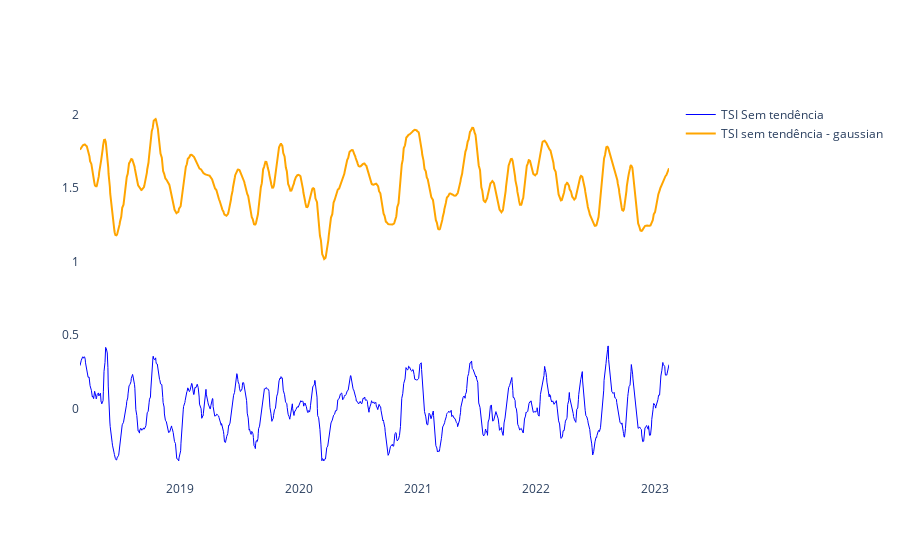

Source (notebook cell):
### Code cell
#APLICANDO REMOÇÃO DE TENDÊNCIA SAZONAL NO TSI E EM SEGUIDA APLICANDO O GAUSSIAN


#Instanciando o normalizador
scaler = MinMaxScaler(feature_range=(1,2))

#Transformando o tsi do ativo em um array numpy
tsi_np = np.array(resultados_tsi_sem_null)

scaler.fit(tsi_np.reshape(-1,1))

tsi_scaler = scaler.transform(tsi_np.reshape(-1,1))

tsi_scaler_df = pd.DataFrame(tsi_scaler,columns=["tsi_scaler"])


#Removendo a tendência sazonal do tsi
res = seasonal_decompose(tsi_scaler_df["tsi_scaler"], model='multiplicative', extrapolate_trend='freq',period=90)

detrended = tsi_scaler_df["tsi_scaler"].values - res.trend

detrended_df = pd.DataFrame(detrended)


#Aplicando o gaussian no tsi sem a tendência sazonal
tsi_np = tsi_scaler_df["tsi_scaler"].to_numpy()

tsi_np = tsi_np.reshape(1,len(tsi_np))

smoother_tsi = GaussianSmoother(n_knots=90, sigma=0.00009)
smoother_tsi.smooth(tsi_np)


fig = go.Figure()


fig.add_trace(
    go.Scatter(
        name="TSI Sem tendência",
        x=df.tail(len(resultados_tsi_sem_null)).index,
        y=detrended_df["trend"],
        line=dict(color='blue', width=1))
)

fig.add_trace(
    go.Scatter(
        x=df.tail(len(resultados_tsi_sem_null)).index,
        y=smoother_tsi.smooth_data[0],
        mode='lines',
        name='TSI sem tendência - gaussian',
        line=dict(color="orange"))
)


fig.update_layout(paper_bgcolor='rgba(0,0,0,0)', plot_bgcolor='rgba(0,0,0,0)')
fig.show()

### Figure 1 — Plotly figure (JSON) as saved in the notebook; plotly's stock layout.template omitted (floating-point values rounded to 4 significant figures; data arrays with more than 128 entries replaced by an {"elided": "..."} marker saying what was removed)
{"data": [{"line": {"color": "blue", "width": 1}, "name": "TSI Sem tendência", "type": "scatter", "x": {"elided": "1234 str values"}, "y": {"elided": "1234 float values"}}, {"line": {"color": "orange"}, "mode": "lines", "name": "TSI sem tendência - gaussian", "type": "scatter", "x": {"elided": "1234 str values"}, "y": {"elided": "1234 float values"}}], "layout": {"paper_bgcolor": "rgba(0,0,0,0)", "plot_bgcolor": "rgba(0,0,0,0)"}}
